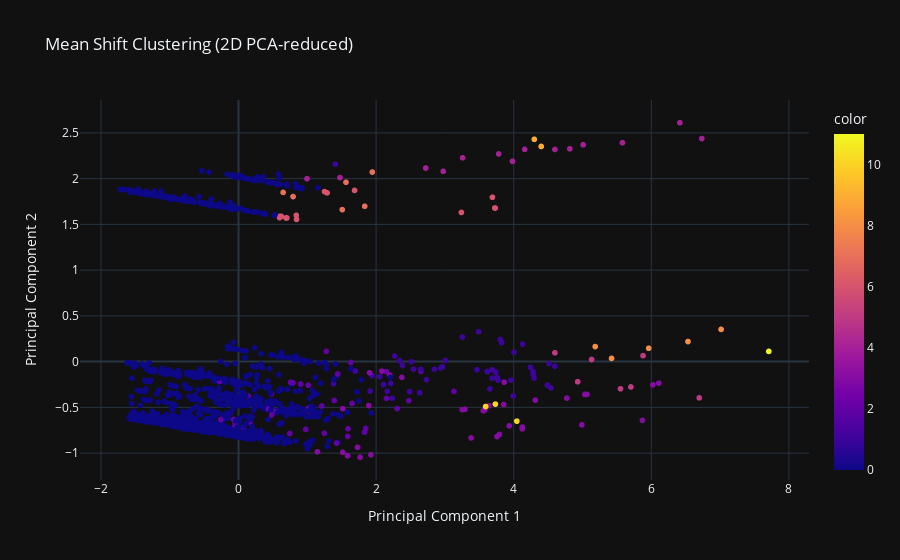
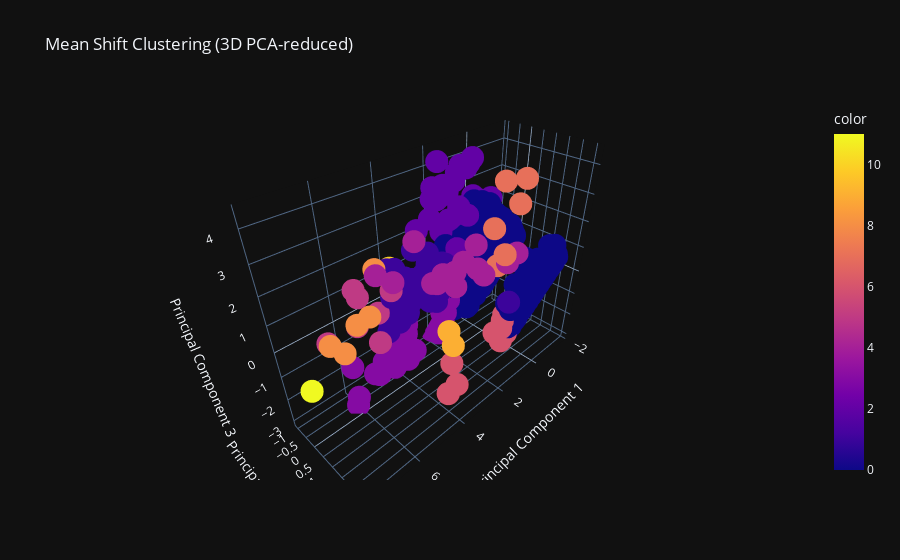

Write notebook code for charts like these, in order.
### Markdown cell above
## Mean Shift

### Code cell
from sklearn.cluster import MeanShift


# Mean Shift clustering
mean_shift = MeanShift()
mean_shift.fit(scaled_data)
labels = mean_shift.labels_

# Dimensionality reduction to 2D for visualization
pca = PCA(n_components=2)
data_reduced_2d = pca.fit_transform(scaled_data)

# Visualize 2D
fig_2d = px.scatter(
    x=data_reduced_2d[:, 0], y=data_reduced_2d[:, 1], color=labels, 
    title="Mean Shift Clustering (2D PCA-reduced)", labels={'x': 'Principal Component 1', 'y': 'Principal Component 2'}
)
fig_2d.show()

# Dimensionality reduction to 3D for visualization
pca = PCA(n_components=3)
data_reduced_3d = pca.fit_transform(scaled_data)

# Visualize 3D
fig_3d = px.scatter_3d(
    x=data_reduced_3d[:, 0], y=data_reduced_3d[:, 1], z=data_reduced_3d[:, 2], 
    color=labels, title="Mean Shift Clustering (3D PCA-reduced)",
    labels={'x': 'Principal Component 1', 'y': 'Principal Component 2', 'z': 'Principal Component 3'}
)
fig_3d.show()

### Figure 1 — Plotly figure (JSON) as saved in the notebook; plotly's stock layout.template omitted (floating-point values rounded to 4 significant figures; data arrays with more than 128 entries replaced by an {"elided": "..."} marker saying what was removed)
{"data": [{"hovertemplate": "Principal Component 1=%{x}<br>Principal Component 2=%{y}<br>color=%{marker.color}<extra></extra>", "legendgroup": "", "marker": {"color": {"elided": "1362 int values"}, "coloraxis": "coloraxis", "symbol": "circle"}, "mode": "markers", "name": "", "showlegend": false, "x": {"elided": "1362 float values"}, "xaxis": "x", "y": {"elided": "1362 float values"}, "yaxis": "y", "type": "scattergl"}], "layout": {"xaxis": {"anchor": "y", "domain": [0.0, 1.0], "title": {"text": "Principal Component 1"}}, "yaxis": {"anchor": "x", "domain": [0.0, 1.0], "title": {"text": "Principal Component 2"}}, "coloraxis": {"colorbar": {"title": {"text": "color"}}, "colorscale": [[0.0, "#0d0887"], [0.1111, "#46039f"], [0.2222, "#7201a8"], [0.3333, "#9c179e"], [0.4444, "#bd3786"], [0.5556, "#d8576b"], [0.6667, "#ed7953"], [0.7778, "#fb9f3a"], [0.8889, "#fdca26"], [1.0, "#f0f921"]]}, "legend": {"tracegroupgap": 0}, "title": {"text": "Mean Shift Clustering (2D PCA-reduced)"}}}

### Figure 2 — Plotly figure (JSON) as saved in the notebook; plotly's stock layout.template omitted (floating-point values rounded to 4 significant figures; data arrays with more than 128 entries replaced by an {"elided": "..."} marker saying what was removed)
{"data": [{"hovertemplate": "Principal Component 1=%{x}<br>Principal Component 2=%{y}<br>Principal Component 3=%{z}<br>color=%{marker.color}<extra></extra>", "legendgroup": "", "marker": {"color": {"elided": "1362 int values"}, "coloraxis": "coloraxis", "symbol": "circle"}, "mode": "markers", "name": "", "scene": "scene", "showlegend": false, "x": {"elided": "1362 float values"}, "y": {"elided": "1362 float values"}, "z": {"elided": "1362 float values"}, "type": "scatter3d"}], "layout": {"scene": {"domain": {"x": [0.0, 1.0], "y": [0.0, 1.0]}, "xaxis": {"title": {"text": "Principal Component 1"}}, "yaxis": {"title": {"text": "Principal Component 2"}}, "zaxis": {"title": {"text": "Principal Component 3"}}}, "coloraxis": {"colorbar": {"title": {"text": "color"}}, "colorscale": [[0.0, "#0d0887"], [0.1111, "#46039f"], [0.2222, "#7201a8"], [0.3333, "#9c179e"], [0.4444, "#bd3786"], [0.5556, "#d8576b"], [0.6667, "#ed7953"], [0.7778, "#fb9f3a"], [0.8889, "#fdca26"], [1.0, "#f0f921"]]}, "legend": {"tracegroupgap": 0}, "title": {"text": "Mean Shift Clustering (3D PCA-reduced)"}}}
